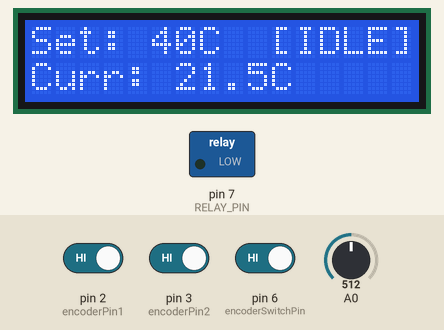
The sketch below on a simulated Arduino Uno, built with avr-gcc and run on an emulated ATmega328P. Shown: 16×2 character LCD, switched loads named in the sketch (green lamp = pin HIGH). The inputs (shaded band) are chosen by the test bench; at power-on: pin 6 (encoderSwitchPin) HIGH, A0 = 512, pin 3 (encoderPin2) HIGH, pin 2 (encoderPin1) HIGH.

Above: at 3.8 s.
3.9 s: pin 6 (encoderSwitchPin) driven LOW
At 5.4 s:
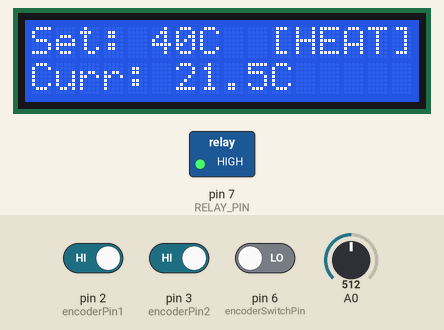
5.7 s: A0 set to 389
At 6.8 s:
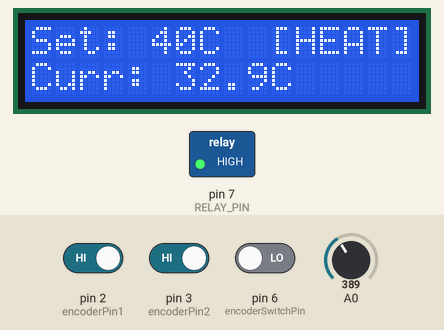
7.3 s: A0 set to 368
At 8.6 s:
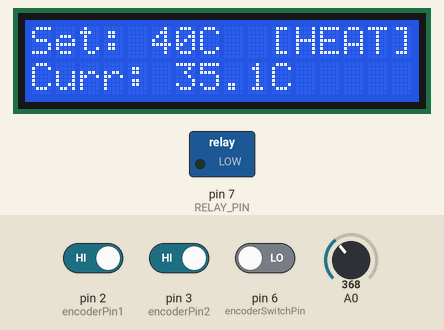
8.9 s: pin 3 (encoderPin2) driven LOW
At 9.7 s:
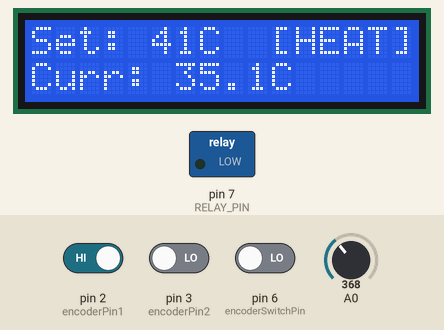
10.4 s: pin 3 (encoderPin2) driven HIGH
At 11.4 s:
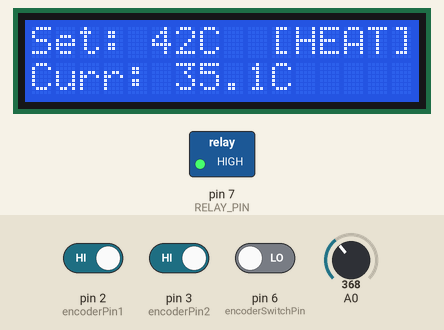
11.9 s: pin 2 (encoderPin1) driven LOW
At 13.3 s:
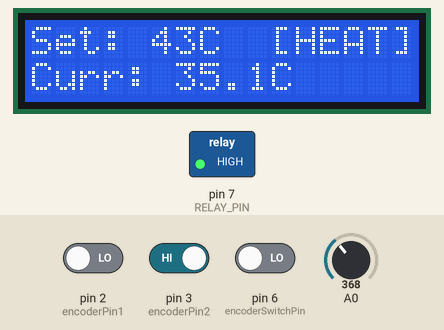
Timing chart, 0 to 14.4 s (numbered marks = the images above; inputs shaded):
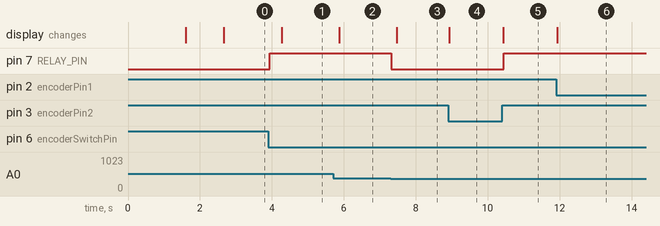

Measured:
- the behaviour switches between 379 and 378 on A0 (found by bisection; images 2 and 3)
- after the input at 3.9 s, pin 7 (RELAY_PIN): LOW → HIGH at once; the display: changes after 0.38 s (image 1)
- after the input at 5.7 s, the display: changes after 0.18 s (image 2)
- after the input at 7.3 s, pin 7 (RELAY_PIN): HIGH → LOW at once; the display: changes after 0.17 s (image 3)
- after the input at 8.9 s, the display: changes at once (image 4)
- after the input at 10.4 s, pin 7 (RELAY_PIN): LOW → HIGH after 0.05 s; the display: changes at once (image 5)
- after the input at 11.9 s, the display: changes at once (image 6)

The sketch:

HEAT_PLATE_OPTIMIZED_16X2_V1.2.ino
```cpp
/*
 *  Heat Plate Controller 16x2 I2C v1.2
 *  Microcontroller: ATmega328P / ATmega8
 *  ---------------------------------------
 *  Developed by: Javier Rayhan
 *  Date        : 28 April 2025
 *
 *  Project Description:
 *  This project controls the heating process using a microcontroller,
 *  allowing precise temperature management for a heat plate system.
 *  It can be used in DIY soldering stations, 3D printer heated beds, or lab tools.
 *
 *  Contact & Portfolio:
 *  Instagram : @zv.cpp
 *  GitHub    : github.com/javieryql
 *  LinkedIn  : linkedin.com/in/javierrayhan
 *
 *  © 2025 Javier Rayhan. All rights reserved.
 */

#include <thermistor.h>
#include <Wire.h>
#include <LiquidCrystal_I2C.h>

// === LCD Setup ===
LiquidCrystal_I2C lcd(0x27, 16, 2);  // Address 0x27, 16 columns, 2 rows

// === Thermistor Setup ===
const float BETA = 3950; // Beta Coefficient for 10k Thermistor (cek datasheet kalo beda)

// === Encoder Pins ===
#define encoderPin1 2
#define encoderPin2 3
#define encoderSwitchPin 6

volatile uint8_t lastEncoded = 0;
volatile uint16_t encoderValue = 40;
int setTemperature = 40;
bool heatingStatus = false;
bool lastButtonState = HIGH;

const uint8_t sampleCount = 40;

unsigned long previousMillisTempStatus = 0;
unsigned long previousMillisSetTemp = 0;
const unsigned long intervalTempStatus = 800;
const unsigned long intervalSetTemp = 10;

// === Relay ===
#define RELAY_PIN 7

void setup() {
  pinMode(RELAY_PIN, OUTPUT);
  digitalWrite(RELAY_PIN, LOW);

  pinMode(encoderPin1, INPUT_PULLUP);
  pinMode(encoderPin2, INPUT_PULLUP);
  pinMode(encoderSwitchPin, INPUT_PULLUP);

  attachInterrupt(digitalPinToInterrupt(encoderPin1), updateEncoder, CHANGE);
  attachInterrupt(digitalPinToInterrupt(encoderPin2), updateEncoder, CHANGE);

  Wire.begin();
  lcd.init();  // Initialize the LCD with 16 columns and 2 rows
  lcd.setBacklight(1); // Turn on backlight
  lcd.setCursor(0, 0);
  lcd.print("Heat Plate");
  lcd.setCursor(0, 1);
  lcd.print("Controller v1.2");

  delay(1500);
  lcd.clear();

  lcd.setCursor(3, 0);
  lcd.print("by @zv.cpp");

  delay(1000);
  lcd.clear();
}

void loop() {
  unsigned long currentMillis = millis();
  // === Average Temperature ===
  float suhuRataRata = getAverageTemp(sampleCount);

  bool currentButtonState = digitalRead(encoderSwitchPin);

  if (lastButtonState == HIGH && currentButtonState == LOW) {
    heatingStatus = !heatingStatus;

    if (!heatingStatus) {
      digitalWrite(RELAY_PIN, LOW);
    }
    delay(20);
  }

  lastButtonState = currentButtonState;


  if (heatingStatus) {
    if (suhuRataRata < (setTemperature-6)) {
      digitalWrite(RELAY_PIN, HIGH);
    } else {
      digitalWrite(RELAY_PIN, LOW);
    }
  }

  setTemperature = encoderValue;

// === Update Current Temp and Heating Status ===
  if (currentMillis - previousMillisTempStatus >= intervalTempStatus) {
    previousMillisTempStatus = currentMillis;

    lcd.setCursor(0, 0);
    lcd.print("Set: ");
    lcd.print(setTemperature);
    lcd.print("C ");

    lcd.setCursor(10, 0);
    lcd.print(heatingStatus ? "[HEAT]" : "[IDLE]");

    lcd.setCursor(0, 1);
    lcd.print("Curr: ");
    lcd.print(suhuRataRata, 1);
    lcd.print("C ");
  }

  // === Update Set Temp 200 milisecond ===
  if (currentMillis - previousMillisSetTemp >= intervalSetTemp) {
    previousMillisSetTemp = currentMillis;

    lcd.setCursor(0, 0);
    lcd.print("Set: ");
    lcd.print(setTemperature);
    lcd.print("C ");
  }
}

// === Function to get average temperature using thermistor ===
float getAverageTemp(uint8_t jumlahSampel) {
  float total = 0;
  for (uint8_t i = 0; i < jumlahSampel; i++) {
    total += analog2temp(A0);
  }
  // delay(10);
  return (total / jumlahSampel) - 3.5;
}

// === Function to convert analog value to temperature ===
float analog2temp(int analogPin) {
  int analogValue = analogRead(analogPin);
  float celsius = 1 / (log(1 / (1023. / analogValue - 1)) / BETA + 1.0 / 298.15) - 273.15;
  return celsius;
}

// === Encoder Interrupt ===
void updateEncoder() {
  int MSB = digitalRead(encoderPin1);  // Most Significant Bit
  int LSB = digitalRead(encoderPin2);  // Least Significant Bit

  int encoded = (MSB << 1) | LSB;
  int sum = (lastEncoded << 2) | encoded;

  if (sum == 0b1101 || sum == 0b0100 || sum == 0b0010 || sum == 0b1011) encoderValue++;  // clockwise
  if (sum == 0b1110 || sum == 0b0111 || sum == 0b0001 || sum == 0b1000) encoderValue--;  // counter-clockwise

  if (encoderValue < 40) encoderValue = 40;
  if (encoderValue > 250) encoderValue = 250;

  lastEncoded = encoded;
}
```
